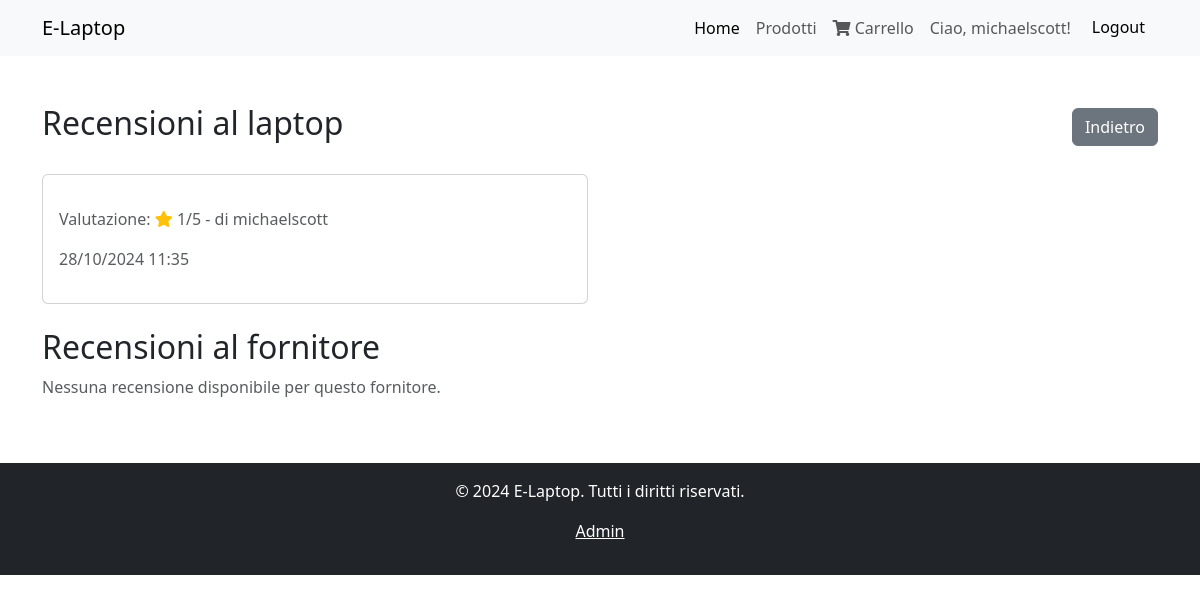
Before: /laptopdetail/24/reviews (signed in) with the older database file.
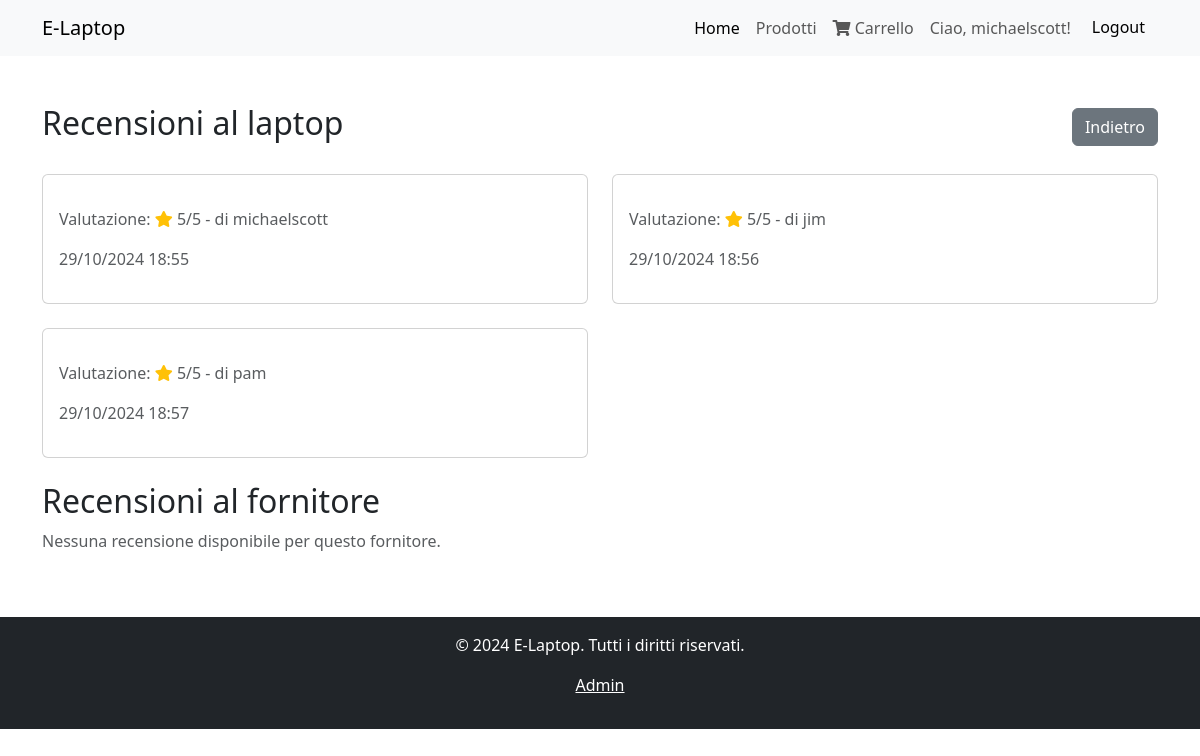
After: the same page with the newer database file.
### management/models.py (models this page shows, shortened)
class LaptopReview(models.Model):
    user = models.ForeignKey(settings.AUTH_USER_MODEL, on_delete=models.CASCADE)
    laptop = models.ForeignKey(Laptop, on_delete=models.CASCADE)
    rating = models.PositiveIntegerField(choices=[(i, str(i)) for i in range(1, 6)])
    description = models.TextField(max_length=200, blank=True, null=True)
    creation_time = models.DateTimeField(auto_now_add=True)
    class Meta:
        unique_together = (('user', 'laptop'),)

class CustomUser(AbstractUser):
    USER_TYPE_CHOICES = (
        ('buyer', 'Acquirente'),
        ('seller', 'Fornitore'),
    )
    user_type = models.CharField(max_length=20, choices=USER_TYPE_CHOICES)

### management/views.py (the view)
# urls.py: path('laptopdetail/<int:laptop_id>/reviews', views.laptop_and_seller_reviews_list, name='LaptopAndSellerReviewsList'),
@login_required
def laptop_and_seller_reviews_list(request, laptop_id):
    laptop = get_object_or_404(Laptop, id=laptop_id)
    seller = get_object_or_404(CustomUser, id=laptop.seller_id)
    return render(request, 'management/laptop_and_seller_reviews_list.html', {'laptop': laptop, 'seller': seller})

### management/templates/management/laptop_and_seller_reviews_list.html (shortened to what this page needs)
{% extends "base.html" %}
{% block content %}
<div class="row mt-5">
    <div class="col-md-12">
        <div class="d-flex justify-content-between align-items-center">
            <h2>Recensioni al laptop</h2>
            <a href="{% url 'LaptopDetail' laptop.id %}" class="btn btn-secondary">Indietro</a>
        </div>
        {% if laptop.laptopreview_set.exists %}
            <div class="row mt-4">
                {% for review in laptop.laptopreview_set.all %}
                    <div class="col-md-6 mb-4">
                        <div class="card h-100">
                            <div class="card-body">
                                <p class="text-muted">Valutazione:
                                    <link rel="stylesheet" href="https://cdnjs.cloudflare.com/ajax/libs/font-awesome/5.15.4/css/all.min.css">
                                    <i class="fas fa-star text-warning"></i>
                                    {{ review.rating }}/5 - di {{ review.user.username }}
                                </p>
                                <p class="text-muted">{{ review.creation_time|date:"d/m/Y H:i" }}</p>
                            </div>
                        </div>
                    </div>
                {% endfor %}
            </div>
        {% else %}
            <p class="text-muted">Nessuna recensione disponibile per questo prodotto.</p>
        {% endif %}
    </div>
    <div class="col-md-12">
        <div class="d-flex justify-content-between align-items-center">
            <h2>Recensioni al fornitore</h2>
        </div>
        {% if seller.user_reviews.exists %}
            <div class="row mt-4">
                {% for review in seller.user_reviews.all %}
                    <div class="col-md-6 mb-4">
                        <div class="card h-100">
                            <div class="card-body">
                                <h5 class="card-title">{{ review.title }}</h5>
                                <p class="card-text">{{ review.description }}</p>
                                <p class="text-muted">Valutazione:
                                    <link rel="stylesheet" href="https://cdnjs.cloudflare.com/ajax/libs/font-awesome/5.15.4/css/all.min.css">
                                    <i class="fas fa-star text-warning"></i>
                                    {{ review.rating }}/5 - di {{ review.user.username }}
                                </p>
                                <p class="text-muted">{{ review.creation_time|date:"d/m/Y H:i" }}</p>
                            </div>
                        </div>
                    </div>
                {% endfor %}
            </div>
        {% else %}
            <p class="text-muted">Nessuna recensione disponibile per questo fornitore.</p>
        {% endif %}
    </div>
</div>
{% endblock %}

Changed rows visible on the page:
removed LaptopReview: rating "1", user.username "michaelscott", creation_time "28/10/2024 11:35"
added LaptopReview: rating "5", user.username "michaelscott", creation_time "29/10/2024 18:55"
added LaptopReview: rating "5", user.username "jim", creation_time "29/10/2024 18:56"
added LaptopReview: rating "5", user.username "pam", creation_time "29/10/2024 18:57"
